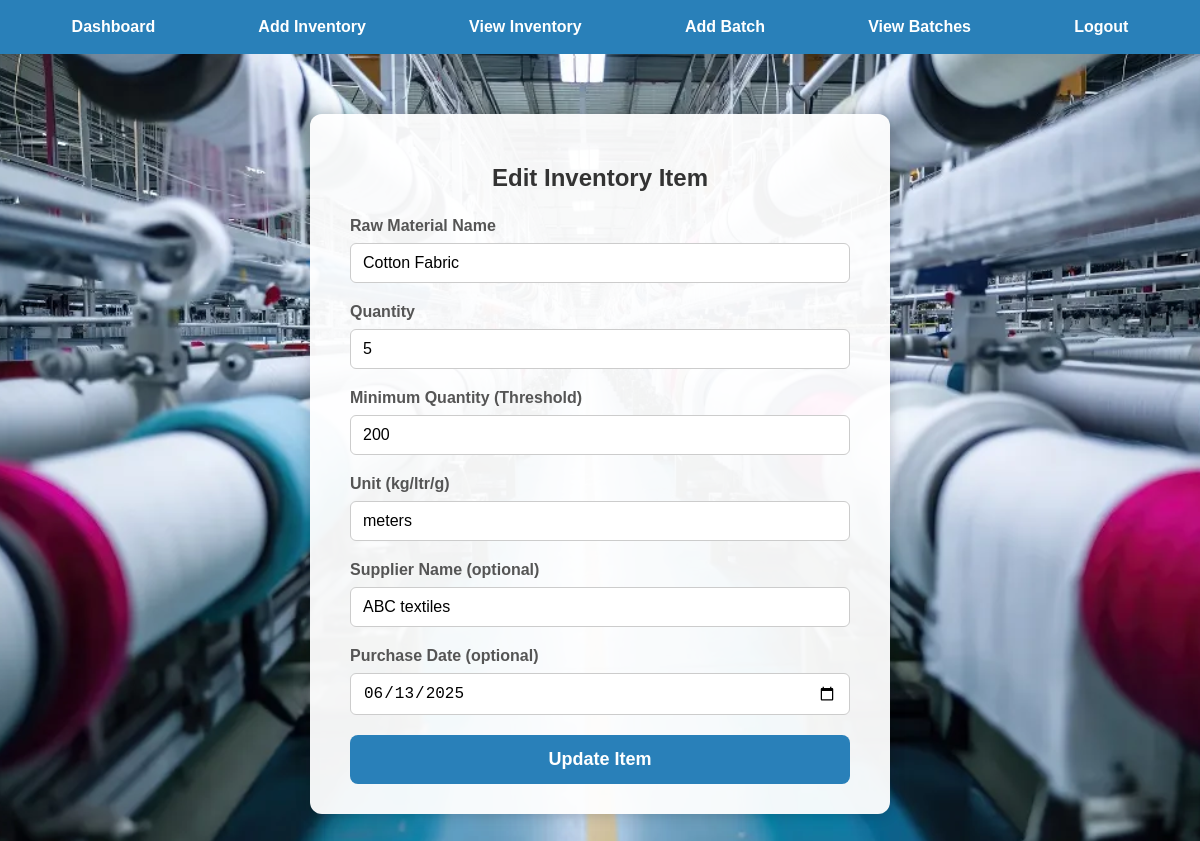
Page /edit_inventory/2 on the committed database.
### tables this page shows
CREATE TABLE inventory (
            id INTEGER PRIMARY KEY AUTOINCREMENT,
            item_name TEXT NOT NULL,
            quantity INTEGER NOT NULL,
            threshold INTEGER NOT NULL,
            unit TEXT,
            supplier_name TEXT,
            purchase_date TEXT
        );

### app.py (the view, shortened to what this page needs)
@app.route('/edit_inventory/<int:id>', methods=['GET', 'POST'])
def edit_inventory(id):
    conn = sqlite3.connect('textile.db')
    conn.row_factory = sqlite3.Row
    cur = conn.cursor()
    cur.execute("SELECT * FROM inventory WHERE id=?", (id,))
    item = cur.fetchone()
    conn.close()
    return render_template('edit_inventory.html', item=item)

### templates/edit_inventory.html (shortened to what this page needs)
<!DOCTYPE html>
<html lang="en">
<head>
</head>
<body>
    <nav>
        <a href="{{ url_for('dashboard') }}">Dashboard</a>
        <a href="{{ url_for('add_inventory') }}">Add Inventory</a>
        <a href="{{ url_for('view_inventory') }}">View Inventory</a>
        <a href="{{ url_for('add_batch') }}">Add Batch</a>
        <a href="{{ url_for('view_batches') }}">View Batches</a>
        <a href="{{ url_for('logout') }}">Logout</a>
    </nav>
    <div class="container">
        <h2>Edit Inventory Item</h2>
        <form method="POST">
            <label for="item_name">Raw Material Name</label>
            <input id="item_name" name="item_name" type="text" value="{{ item['item_name'] }}" required />
            <label for="quantity">Quantity</label>
            <input id="quantity" name="quantity" type="number" min="0" value="{{ item['quantity'] }}" required />
            <label for="threshold">Minimum Quantity (Threshold)</label>
            <input id="threshold" name="threshold" type="number" min="0" value="{{ item['threshold'] }}" required />
            <label for="unit">Unit (kg/ltr/g)</label>
            <input id="unit" name="unit" type="text" value="{{ item['unit'] }}" required />
            <label for="supplier_name">Supplier Name (optional)</label>
            <input id="supplier_name" name="supplier_name" type="text" value="{{ item['supplier_name'] or '' }}" />
            <label for="purchase_date">Purchase Date (optional)</label>
            <input id="purchase_date" name="purchase_date" type="date" value="{{ item['purchase_date'] or '' }}" />
            <button type="submit">Update Item</button>
        </form>
    </div>
</body>
</html>

### templates/edit_inventory.html (style rules this page uses)
body { margin: 0; font-family: Arial, sans-serif; background-image: url('/static/cotton_background.jpg'); background-size: cover; background-position: center; min-height: 100vh; }
nav { background-color: #2980b9; padding: 12px 20px; display: flex; justify-content: space-around; align-items: center; color: white; }
nav a { color: white; text-decoration: none; font-weight: 600; padding: 6px 12px; border-radius: 6px; transition: background-color 0.3s ease; }
.container { max-width: 500px; margin: 60px auto; background: rgba(255, 255, 255, 0.95); padding: 30px 40px; border-radius: 12px; box-shadow: 0 0 15px rgba(0, 0, 0, 0.2); }
h2 { text-align: center; color: #333; margin-bottom: 25px; }
label { display: block; margin-bottom: 8px; font-weight: 600; color: #555; }
input[type="text"], input[type="number"], input[type="date"] { width: 100%; padding: 10px 12px; margin-bottom: 20px; border: 1px solid #ccc; border-radius: 6px; font-size: 16px; box-sizing: border-box; }
button { width: 100%; background-color: #2980b9; color: white; padding: 14px; border: none; border-radius: 8px; font-size: 18px; cursor: pointer; font-weight: 700; transition: background-color 0.3s ease; }

### rows in the picture
inventory: item_name "Cotton Fabric", quantity "5", threshold "200", unit "meters", supplier_name "ABC textiles", purchase_date "06/13/2025"
